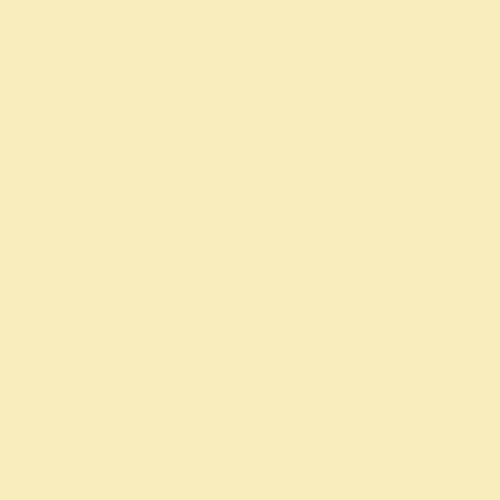
Frame 1 (no input)
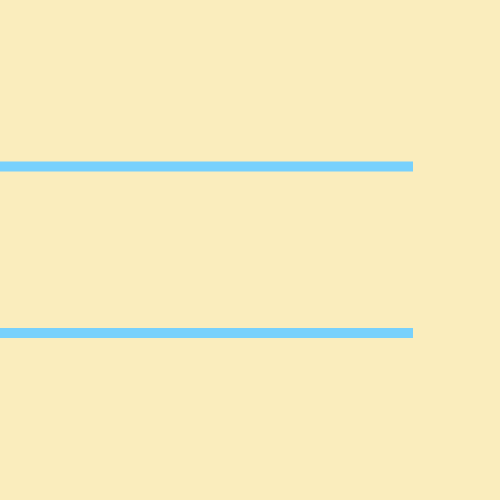
Frame 60 (the mouse pressed at the canvas centre just before this capture)
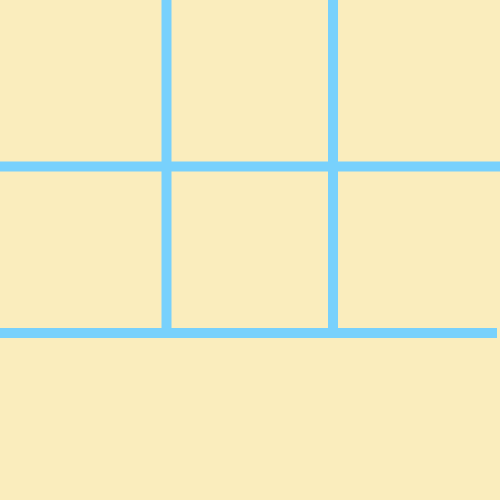
Frame 120 (the mouse held since frame 60 and released just before this capture)

The Processing sketch that drew these frames (run headless with seeded random() and noise(); from frame 60 on, the mouse is pressed at the canvas centre):

// Processing sketch: rect_split
// ── rect_split.pde
RectSplit a=new RectSplit();
void setup(){
  size(500,500);
  noStroke();
  a.init();
}

void draw(){
  background(0);
  a.show();
}

class RectSplit{
  PVector pos;
  float w,h;
  float[] barx=new float[2], bary=new float[2];
  float[] barh1=new float[2], barw1=new float[2] ,barh2=new float[2], barw2=new float[2];
  int mode=0;
  
  void init(){
    pos=new PVector(0,0);
    w=h=500;
    for(int i=0;i<2;i++){
     barh1[i]=barw2[i]=0;
     barh2[i]=barw1[i]=10;
     barx[i]=w*0.333*(i+1)-5;
     bary[i]=h*0.333*(i+1)-5;
    }
  }
  
  void show(){
    fill(#FAEDBD);
    rect(pos.x,pos.y,w,h);
    fill(#78D1FC);
    for(int i=0;i<2;i++){
      rect(barx[i],0,barw1[i],barh1[i]);
      rect(0,bary[i],barw2[i],barh2[i]);
    }
    if(mode==0){
      for(int i=0;i<2;i++){
        barw2[i]+=7;
        if(barw2[i]>=w){
         mode=1;
         break;
        }
      }
    }else if(mode==1){
      for(int i=0;i<2;i++){
        barh1[i]+=7;
        if(barh1[i]>=h){
          mode=2;
          break;
        }
      }
    }else if(mode==2){
      for(int i=0;i<2;i++){
        barw1[i]+=2;
        barh2[i]+=2;
      }
      barx[0]-=4;
      bary[0]-=4;
      barx[1]+=2;
      bary[1]+=2;
      if(barx[0]+barw1[0]<0){
        init(); 
        mode=0;
      }
    }
  }
  
}
